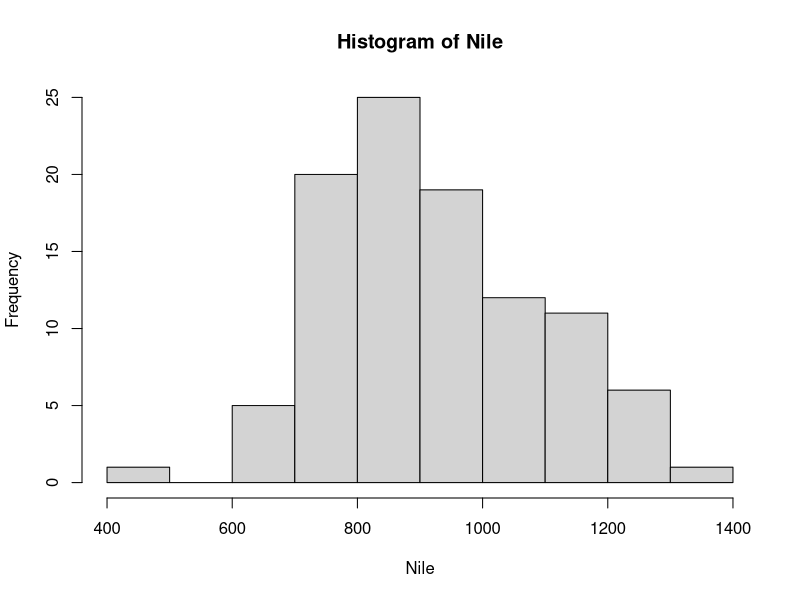
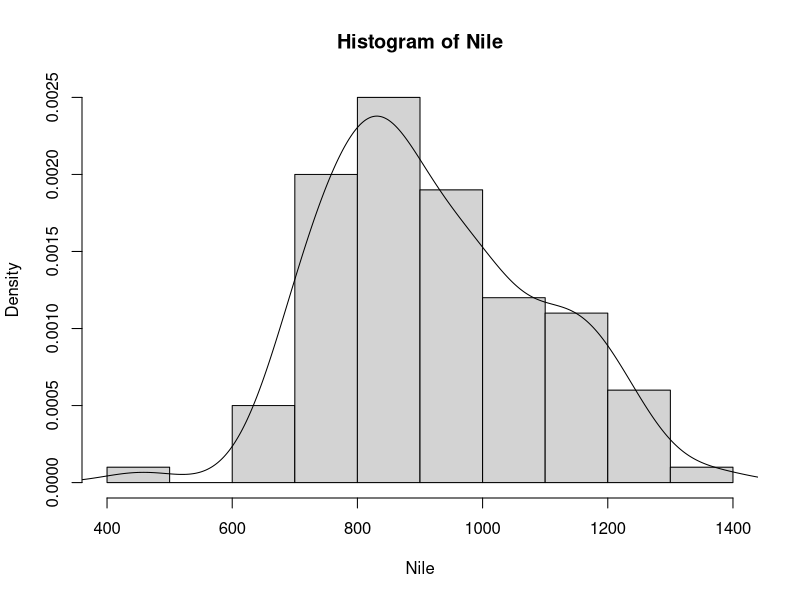
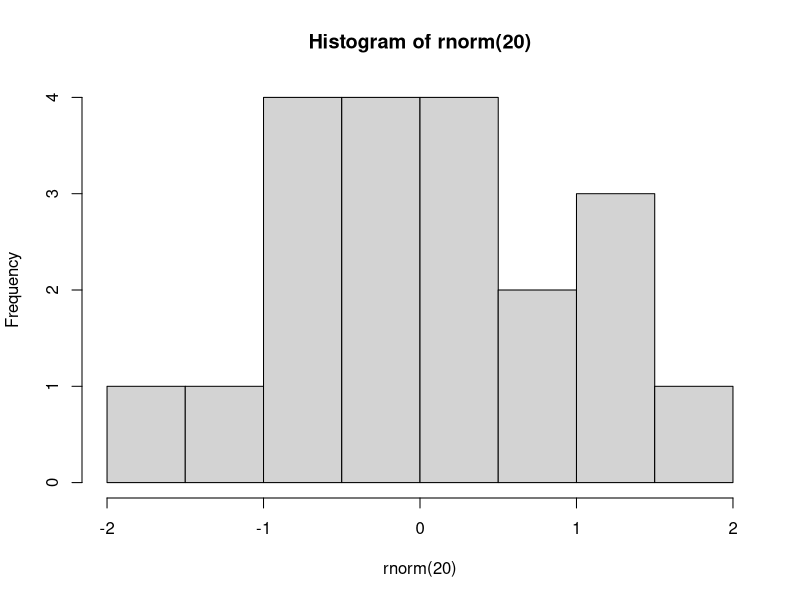

These charts were generated, in order, by the following R code: (Note: this script raises an error after producing the figures.)
# chap01_Basic : 주석문 기호

##############################
#  Chapter01. R 설치와 개요
##############################

# 주요 단축키
# - script 실행 : ctrl+Enter, ctrl+R
# - script 저장 : ctrl+s(현재 파일), ctrl+alt+s(전체파일저장)

print("Hello, R!!!") # ctrl+Enter

## 패키지와 Session 보기

# R package 보기
dim(available.packages()) # 18688    17
available.packages() # R 패키지 목록 보기

# 패키지 사용법
install.packages("stringr") # 패키지 설치

# 설치된 패키지 확인
installed.packages()

library("stringr") # 메모리에 로딩 : "" 생략 가능
search() # 패키지 메모리 로딩 확인

# 패키지 제거
remove.packages("stringr")

# R session 보기
sessionInfo()

# 데이터 셋 보기
data()

# 기본 데이터 셋으로 히스토그램 그리기
# 단계1 : 빈도수(frequency)를 기준으로 히스토그램 그리기
hist(Nile)
# 단계2 : 밀도(density)를 기준으로 히스토그램 그리기 
hist(Nile, freq = FALSE)
# 단계3 : 단계2의 결과에 분포곡선(line)을 추가 
lines(density(Nile))

# 히스토그램을 파일에 저장하기.
par(mfrow=c(1, 1)) # plots 영역에 1개 그래프 표시 
pdf("C:/workspaces/Rwork/output/batch.pdf")
hist(rnorm(20))
dev.off()


## 4. 변수와 자료형
# 변수 사용 예
age <- 25
age
age <- 35
age

# 변수.멤버  형태로 변수 선언 예
var1 <- 50
var2 <- 100

goods.model <- "lg-320" # 상품 모델명
goods.name <- "냉장고"
goods.price <- 850000
goods.desc <- "동급 최고 품질/사양"

# 스칼라 변수 사용 예
name <- "홍길동"
name

# 자료형
int <- 20    # 숫자형(정수)
double <- 3.14 # 숫자형(실수)
string <- "홍길동"  # 문자형
boolean <- TRUE  # 진리값 : TRUE(T) / FALSE(F)
boolean

boolean <- 3.14
boolean

# 자료형 확인
is.numeric(int) # TRUE
is.integer(int) # FALSE:정수 값도 부동소숫점으로 관리.
is.double(int) # TRUE

castInt <- as.integer(int)
is.integer(castInt) # TRUE

is.numeric(double) # TRUE
is.double(double) # TRUE

is.character(double) # FALSE
is.character(string) # TRUE
is.character("double") # TRUE


# 문자 원소를 숫자 원소로 형변환
x <- c(1, 2, 3)
x

# 숫자 원소를 문자 원소로 형변환
y <- c(1, 2, "3")
y

result <- x * 3
result


result <- y * 5 # Error in y * 5 : non-numeric argument to binary operator

result <- as.integer(y) * 5
result


# 복소수형 자료 생성과 형변환
z <- 5.3 - 3i
Re(z)
Im(z)
is.complex(z) # TRUE
as.complex(5.3) # 5.3+0i

# 스칼라 변수의 자료형
mode(int)
mode(string)
mode(boolean)

# 문자 벡터와 그래프 생성
gender <- c('man', 'woman', 'woman', 'man', 'man')
gender

mode(gender)
class(gender)

plot(gender)

# 요인형 변환
# as.factor() 함수 이용 범주(요인)형 변환
Ngender <- as.factor(gender)
Ngender
table(Ngender)

# Factor형 변수로 차트 그리기
plot(Ngender)
mode(Ngender)
class(Ngender)
is.factor(Ngender)

# Factor Nominal 변수
Ngender

# factor() 함수 이용 Factor형 변환



# 순서 없는 요인과 순서 있는 요인형 변수로 차트 그리기



# 도움말 보기
i <- sum(1, 2, 3)
i

help(sum)
?sum

# 함수 파라메터 보기
args(sum)

# 함수 사용 예제 보기
example(sum)

# 작업 공간 지정

